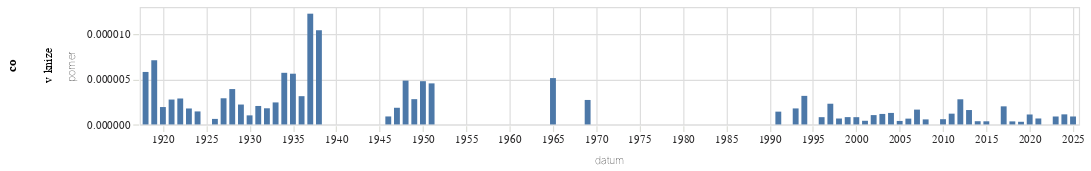

The notebook cell this image was saved under:
### Code cell
graf(vyvoj_vyskytu("(?i)v knize","v knize"))

### Figure 1 — Vega-Lite specification as saved in the notebook (floating-point values rounded to 4 significant figures)
{"config": {"title": {"font": "Noticia Text", "fontSize": 11.5, "anchor": "start", "lineHeight": 19, "fontWeight": "bolder", "subtitleFont": "Noticia Text", "subtitleFontSize": 10, "subtitleLineHeight": 15, "subtitlePadding": 10, "dy": -10, "color": "#292829", "subtitleColor": "#292829"}, "axis": {"labelFont": "Asap", "titleFont": "Asap", "fontWeight": "lighter", "titleFontWeight": "lighter", "labelFontSize": 9, "titleFontSize": 9, "labelPadding": 2, "titlePadding": 9, "domainOpacity": 0, "tickColor": "#DCDDD6", "labelColor": "#292829"}, "legend": {"labelFont": "Asap", "labelFontWeight": "normal", "titleFont": "Asap", "titleFontWeight": "normal", "labelFontSize": 9, "titleFontSize": 9, "labelColor": "#292829"}}, "data": {"name": "data-f1335663460cee45565a554e31489413"}, "mark": {"type": "bar"}, "encoding": {"row": {"field": "co", "type": "nominal"}, "x": {"field": "datum", "type": "temporal"}, "y": {"field": "pomer", "type": "quantitative"}}, "height": 100, "width": 800, "$schema": "https://vega.github.io/schema/vega-lite/v5.8.0.json", "datasets": {"data-f1335663460cee45565a554e31489413": [{"datum": "1918-01-01T00:00:00", "vyskytu": 1, "pocet_slov": 172010, "pomer": 5.814e-06, "co": "v knize"}, {"datum": "1919-01-01T00:00:00", "vyskytu": 11, "pocet_slov": 1547459, "pomer": 7.108e-06, "co": "v knize"}, {"datum": "1920-01-01T00:00:00", "vyskytu": 3, "pocet_slov": 1557497, "pomer": 1.926e-06, "co": "v knize"}, {"datum": "1921-01-01T00:00:00", "vyskytu": 5, "pocet_slov": 1814119, "pomer": 2.756e-06, "co": "v knize"}, {"datum": "1922-01-01T00:00:00", "vyskytu": 5, "pocet_slov": 1739976, "pomer": 2.874e-06, "co": "v knize"}, {"datum": "1923-01-01T00:00:00", "vyskytu": 2, "pocet_slov": 1131296, "pomer": 1.768e-06, "co": "v knize"}, {"datum": "1924-01-01T00:00:00", "vyskytu": 2, "pocet_slov": 1386775, "pomer": 1.442e-06, "co": "v knize"}, {"datum": "1925-01-01T00:00:00", "vyskytu": 0, "pocet_slov": 989387, "pomer": 0.0, "co": "v knize"}, {"datum": "1926-01-01T00:00:00", "vyskytu": 1, "pocet_slov": 1629693, "pomer": 6.136e-07, "co": "v knize"}, {"datum": "1927-01-01T00:00:00", "vyskytu": 5, "pocet_slov": 1725378, "pomer": 2.898e-06, "co": "v knize"}, {"datum": "1928-01-01T00:00:00", "vyskytu": 7, "pocet_slov": 1786584, "pomer": 3.918e-06, "co": "v knize"}, {"datum": "1929-01-01T00:00:00", "vyskytu": 2, "pocet_slov": 907519, "pomer": 2.204e-06, "co": "v knize"}, {"datum": "1930-01-01T00:00:00", "vyskytu": 2, "pocet_slov": 1990549, "pomer": 1.005e-06, "co": "v knize"}, {"datum": "1931-01-01T00:00:00", "vyskytu": 3, "pocet_slov": 1466185, "pomer": 2.046e-06, "co": "v knize"}, {"datum": "1932-01-01T00:00:00", "vyskytu": 2, "pocet_slov": 1117587, "pomer": 1.79e-06, "co": "v knize"}, {"datum": "1933-01-01T00:00:00", "vyskytu": 3, "pocet_slov": 1230441, "pomer": 2.438e-06, "co": "v knize"}, {"datum": "1934-01-01T00:00:00", "vyskytu": 5, "pocet_slov": 874472, "pomer": 5.718e-06, "co": "v knize"}, {"datum": "1935-01-01T00:00:00", "vyskytu": 4, "pocet_slov": 712050, "pomer": 5.618e-06, "co": "v knize"}, {"datum": "1936-01-01T00:00:00", "vyskytu": 3, "pocet_slov": 958205, "pomer": 3.131e-06, "co": "v knize"}, {"datum": "1937-01-01T00:00:00", "vyskytu": 9, "pocet_slov": 733783, "pomer": 1.227e-05, "co": "v knize"}, {"datum": "1938-01-01T00:00:00", "vyskytu": 4, "pocet_slov": 383461, "pomer": 1.043e-05, "co": "v knize"}, {"datum": "1945-01-01T00:00:00", "vyskytu": 0, "pocet_slov": 140144, "pomer": 0.0, "co": "v knize"}, {"datum": "1946-01-01T00:00:00", "vyskytu": 1, "pocet_slov": 1129068, "pomer": 8.857e-07, "co": "v knize"}, {"datum": "1947-01-01T00:00:00", "vyskytu": 2, "pocet_slov": 1083098, "pomer": 1.847e-06, "co": "v knize"}, {"datum": "1948-01-01T00:00:00", "vyskytu": 3, "pocet_slov": 618132, "pomer": 4.853e-06, "co": "v knize"}, {"datum": "1949-01-01T00:00:00", "vyskytu": 1, "pocet_slov": 357203, "pomer": 2.8e-06, "co": "v knize"}, {"datum": "1950-01-01T00:00:00", "vyskytu": 1, "pocet_slov": 208781, "pomer": 4.79e-06, "co": "v knize"}, {"datum": "1951-01-01T00:00:00", "vyskytu": 1, "pocet_slov": 219888, "pomer": 4.548e-06, "co": "v knize"}, {"datum": "1952-01-01T00:00:00", "vyskytu": 0, "pocet_slov": 189920, "pomer": 0.0, "co": "v knize"}, {"datum": "1953-01-01T00:00:00", "vyskytu": 0, "pocet_slov": 114518, "pomer": 0.0, "co": "v knize"}, {"datum": "1954-01-01T00:00:00", "vyskytu": 0, "pocet_slov": 98416, "pomer": 0.0, "co": "v knize"}, {"datum": "1955-01-01T00:00:00", "vyskytu": 0, "pocet_slov": 78833, "pomer": 0.0, "co": "v knize"}, {"datum": "1956-01-01T00:00:00", "vyskytu": 0, "pocet_slov": 138430, "pomer": 0.0, "co": "v knize"}, {"datum": "1957-01-01T00:00:00", "vyskytu": 0, "pocet_slov": 137388, "pomer": 0.0, "co": "v knize"}, {"datum": "1958-01-01T00:00:00", "vyskytu": 0, "pocet_slov": 142112, "pomer": 0.0, "co": "v knize"}, {"datum": "1959-01-01T00:00:00", "vyskytu": 0, "pocet_slov": 141333, "pomer": 0.0, "co": "v knize"}, {"datum": "1960-01-01T00:00:00", "vyskytu": 0, "pocet_slov": 181817, "pomer": 0.0, "co": "v knize"}, {"datum": "1961-01-01T00:00:00", "vyskytu": 0, "pocet_slov": 216288, "pomer": 0.0, "co": "v knize"}, {"datum": "1962-01-01T00:00:00", "vyskytu": 0, "pocet_slov": 98793, "pomer": 0.0, "co": "v knize"}, {"datum": "1963-01-01T00:00:00", "vyskytu": 0, "pocet_slov": 139432, "pomer": 0.0, "co": "v knize"}, {"datum": "1964-01-01T00:00:00", "vyskytu": 0, "pocet_slov": 288820, "pomer": 0.0, "co": "v knize"}, {"datum": "1965-01-01T00:00:00", "vyskytu": 1, "pocet_slov": 194814, "pomer": 5.133e-06, "co": "v knize"}, {"datum": "1966-01-01T00:00:00", "vyskytu": 0, "pocet_slov": 247115, "pomer": 0.0, "co": "v knize"}, {"datum": "1967-01-01T00:00:00", "vyskytu": 0, "pocet_slov": 225198, "pomer": 0.0, "co": "v knize"}, {"datum": "1968-01-01T00:00:00", "vyskytu": 0, "pocet_slov": 559905, "pomer": 0.0, "co": "v knize"}, {"datum": "1969-01-01T00:00:00", "vyskytu": 1, "pocet_slov": 368721, "pomer": 2.712e-06, "co": "v knize"}, {"datum": "1970-01-01T00:00:00", "vyskytu": 0, "pocet_slov": 248046, "pomer": 0.0, "co": "v knize"}, {"datum": "1971-01-01T00:00:00", "vyskytu": 0, "pocet_slov": 263102, "pomer": 0.0, "co": "v knize"}, {"datum": "1972-01-01T00:00:00", "vyskytu": 0, "pocet_slov": 213032, "pomer": 0.0, "co": "v knize"}, {"datum": "1973-01-01T00:00:00", "vyskytu": 0, "pocet_slov": 280835, "pomer": 0.0, "co": "v knize"}, {"datum": "1974-01-01T00:00:00", "vyskytu": 0, "pocet_slov": 291980, "pomer": 0.0, "co": "v knize"}, {"datum": "1975-01-01T00:00:00", "vyskytu": 0, "pocet_slov": 335255, "pomer": 0.0, "co": "v knize"}, {"datum": "1976-01-01T00:00:00", "vyskytu": 0, "pocet_slov": 244998, "pomer": 0.0, "co": "v knize"}, {"datum": "1977-01-01T00:00:00", "vyskytu": 0, "pocet_slov": 253702, "pomer": 0.0, "co": "v knize"}, {"datum": "1978-01-01T00:00:00", "vyskytu": 0, "pocet_slov": 289894, "pomer": 0.0, "co": "v knize"}, {"datum": "1979-01-01T00:00:00", "vyskytu": 0, "pocet_slov": 252883, "pomer": 0.0, "co": "v knize"}, {"datum": "1980-01-01T00:00:00", "vyskytu": 0, "pocet_slov": 242065, "pomer": 0.0, "co": "v knize"}, {"datum": "1981-01-01T00:00:00", "vyskytu": 0, "pocet_slov": 134899, "pomer": 0.0, "co": "v knize"}, {"datum": "1982-01-01T00:00:00", "vyskytu": 0, "pocet_slov": 186973, "pomer": 0.0, "co": "v knize"}, {"datum": "1983-01-01T00:00:00", "vyskytu": 0, "pocet_slov": 227768, "pomer": 0.0, "co": "v knize"}, {"datum": "1984-01-01T00:00:00", "vyskytu": 0, "pocet_slov": 191735, "pomer": 0.0, "co": "v knize"}, {"datum": "1985-01-01T00:00:00", "vyskytu": 0, "pocet_slov": 165973, "pomer": 0.0, "co": "v knize"}, {"datum": "1986-01-01T00:00:00", "vyskytu": 0, "pocet_slov": 98877, "pomer": 0.0, "co": "v knize"}, {"datum": "1987-01-01T00:00:00", "vyskytu": 0, "pocet_slov": 149991, "pomer": 0.0, "co": "v knize"}, {"datum": "1988-01-01T00:00:00", "vyskytu": 0, "pocet_slov": 167631, "pomer": 0.0, "co": "v knize"}, {"datum": "1989-01-01T00:00:00", "vyskytu": 0, "pocet_slov": 255151, "pomer": 0.0, "co": "v knize"}, {"datum": "1990-01-01T00:00:00", "vyskytu": 0, "pocet_slov": 833434, "pomer": 0.0, "co": "v knize"}, {"datum": "1991-01-01T00:00:00", "vyskytu": 2, "pocet_slov": 1410605, "pomer": 1.418e-06, "co": "v knize"}, {"datum": "1992-01-01T00:00:00", "vyskytu": 0, "pocet_slov": 1217148, "pomer": 0.0, "co": "v knize"}, {"datum": "1993-01-01T00:00:00", "vyskytu": 2, "pocet_slov": 1127475, "pomer": 1.774e-06, "co": "v knize"}, {"datum": "1994-01-01T00:00:00", "vyskytu": 3, "pocet_slov": 948063, "pomer": 3.164e-06, "co": "v knize"}, {"datum": "1995-01-01T00:00:00", "vyskytu": 0, "pocet_slov": 1138209, "pomer": 0.0, "co": "v knize"}, {"datum": "1996-01-01T00:00:00", "vyskytu": 1, "pocet_slov": 1240947, "pomer": 8.058e-07, "co": "v knize"}, {"datum": "1997-01-01T00:00:00", "vyskytu": 5, "pocet_slov": 2179318, "pomer": 2.294e-06, "co": "v knize"}, {"datum": "1998-01-01T00:00:00", "vyskytu": 1, "pocet_slov": 1522654, "pomer": 6.567e-07, "co": "v knize"}, {"datum": "1999-01-01T00:00:00", "vyskytu": 2, "pocet_slov": 2465372, "pomer": 8.112e-07, "co": "v knize"}, {"datum": "2000-01-01T00:00:00", "vyskytu": 2, "pocet_slov": 2483127, "pomer": 8.054e-07, "co": "v knize"}, {"datum": "2001-01-01T00:00:00", "vyskytu": 1, "pocet_slov": 2462192, "pomer": 4.061e-07, "co": "v knize"}, {"datum": "2002-01-01T00:00:00", "vyskytu": 2, "pocet_slov": 1931845, "pomer": 1.035e-06, "co": "v knize"}, {"datum": "2003-01-01T00:00:00", "vyskytu": 3, "pocet_slov": 2578085, "pomer": 1.164e-06, "co": "v knize"}, {"datum": "2004-01-01T00:00:00", "vyskytu": 3, "pocet_slov": 2351739, "pomer": 1.276e-06, "co": "v knize"}, {"datum": "2005-01-01T00:00:00", "vyskytu": 1, "pocet_slov": 2582168, "pomer": 3.873e-07, "co": "v knize"}, {"datum": "2006-01-01T00:00:00", "vyskytu": 1, "pocet_slov": 1552476, "pomer": 6.441e-07, "co": "v knize"}, {"datum": "2007-01-01T00:00:00", "vyskytu": 3, "pocet_slov": 1826653, "pomer": 1.642e-06, "co": "v knize"}, {"datum": "2008-01-01T00:00:00", "vyskytu": 1, "pocet_slov": 1786832, "pomer": 5.596e-07, "co": "v knize"}, {"datum": "2009-01-01T00:00:00", "vyskytu": 0, "pocet_slov": 2116415, "pomer": 0.0, "co": "v knize"}, {"datum": "2010-01-01T00:00:00", "vyskytu": 1, "pocet_slov": 1718642, "pomer": 5.819e-07, "co": "v knize"}, {"datum": "2011-01-01T00:00:00", "vyskytu": 3, "pocet_slov": 2512843, "pomer": 1.194e-06, "co": "v knize"}, {"datum": "2012-01-01T00:00:00", "vyskytu": 6, "pocet_slov": 2154063, "pomer": 2.785e-06, "co": "v knize"}, {"datum": "2013-01-01T00:00:00", "vyskytu": 2, "pocet_slov": 1253654, "pomer": 1.595e-06, "co": "v knize"}, {"datum": "2014-01-01T00:00:00", "vyskytu": 1, "pocet_slov": 2797907, "pomer": 3.574e-07, "co": "v knize"}, {"datum": "2015-01-01T00:00:00", "vyskytu": 1, "pocet_slov": 2883253, "pomer": 3.468e-07, "co": "v knize"}, {"datum": "2016-01-01T00:00:00", "vyskytu": 0, "pocet_slov": 3088746, "pomer": 0.0, "co": "v knize"}, {"datum": "2017-01-01T00:00:00", "vyskytu": 5, "pocet_slov": 2494184, "pomer": 2.005e-06, "co": "v knize"}, {"datum": "2018-01-01T00:00:00", "vyskytu": 1, "pocet_slov": 2950192, "pomer": 3.39e-07, "co": "v knize"}, {"datum": "2019-01-01T00:00:00", "vyskytu": 1, "pocet_slov": 3385704, "pomer": 2.954e-07, "co": "v knize"}, {"datum": "2020-01-01T00:00:00", "vyskytu": 4, "pocet_slov": 3628168, "pomer": 1.102e-06, "co": "v knize"}, {"datum": "2021-01-01T00:00:00", "vyskytu": 2, "pocet_slov": 3028906, "pomer": 6.603e-07, "co": "v knize"}, {"datum": "2022-01-01T00:00:00", "vyskytu": 0, "pocet_slov": 4156918, "pomer": 0.0, "co": "v knize"}, {"datum": "2023-01-01T00:00:00", "vyskytu": 4, "pocet_slov": 4543342, "pomer": 8.804e-07, "co": "v knize"}, {"datum": "2024-01-01T00:00:00", "vyskytu": 5, "pocet_slov": 4476204, "pomer": 1.117e-06, "co": "v knize"}, {"datum": "2025-01-01T00:00:00", "vyskytu": 2, "pocet_slov": 2270797, "pomer": 8.807e-07, "co": "v knize"}]}}
